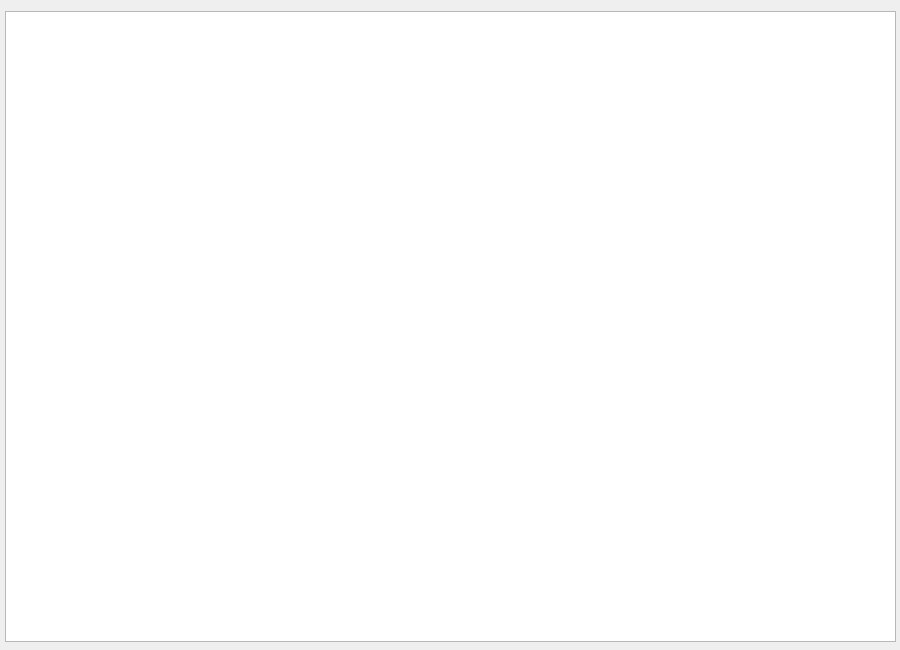
<?xml version="1.0" encoding="UTF-8"?>
<ui version="4.0">
 <class>Widget</class>
 <widget class="QWidget" name="Widget">
  <property name="geometry">
   <rect>
    <x>0</x>
    <y>0</y>
    <width>900</width>
    <height>650</height>
   </rect>
  </property>
  <property name="minimumSize">
   <size>
    <width>900</width>
    <height>650</height>
   </size>
  </property>
  <property name="maximumSize">
   <size>
    <width>900</width>
    <height>650</height>
   </size>
  </property>
  <property name="windowTitle">
   <string>Line Clipping</string>
  </property>
  <widget class="QGraphicsView" name="graphicsView">
   <property name="geometry">
    <rect>
     <x>5</x>
     <y>11</y>
     <width>891</width>
     <height>631</height>
    </rect>
   </property>
  </widget>
 </widget>
 <resources/>
 <connections/>
</ui>
